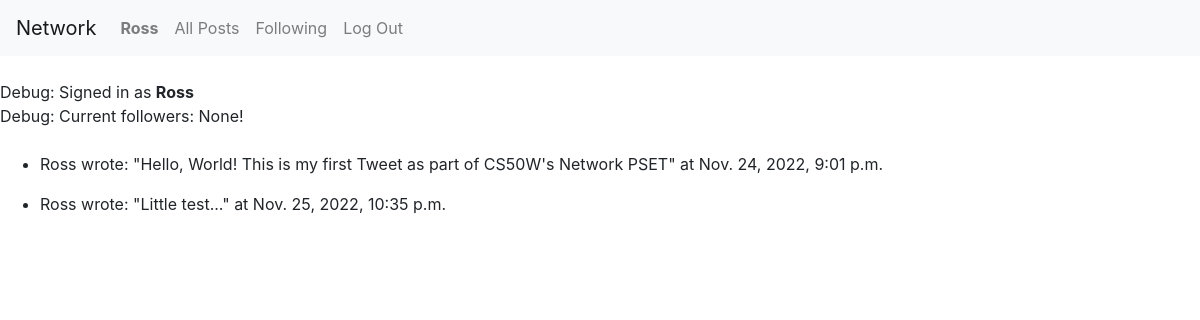
The page /profile (signed in) on the database as committed earlier.
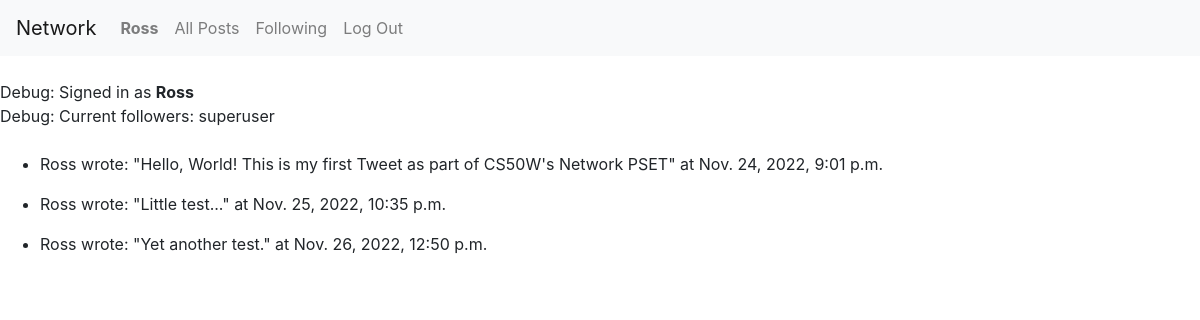
The same page on the database as committed later.
### network/models.py (models this page shows)
class Tweet(models.Model):
    author = models.ForeignKey(User, on_delete=models.CASCADE)
    tweetText = models.CharField(max_length=255)
    posted = models.DateTimeField(auto_now_add=True)

class User(AbstractUser):
    pass

class Follow(models.Model):
    user = models.ForeignKey(User, on_delete=models.CASCADE, related_name="+")
    following = models.ForeignKey(User, on_delete=models.CASCADE)

### network/views.py (the view)
# urls.py: path("profile", views.profile, name="profile"),
def profile(request):
    tweets = Tweet.objects.filter(author=request.user)
    print(tweets)
    followers = Follow.objects.filter(user=request.user)
    print(followers)
    return render(request, "network/profile.html", {
        "tweets": tweets,
        "followers": followers
    })

### network/templates/network/profile.html
{% extends "network/layout.html" %}
{% block body %}
<br>
Debug: Signed in as <strong>{{ user.username }}</strong>
<br>
Debug: Current followers:
{% for follower in followers %}
{{follower.following}}
{% empty %}
None!
{% endfor %}
<br>
<br>
{% for tweet in tweets %}
<ul>
     <li>{{tweet.author}} wrote: "{{tweet.tweetText}}" at {{tweet.posted}} </li>
</ul>
{% endfor %}
{% endblock %}

Rows that differ between the two databases and show on the page:
added Follow: following "superuser"
added Tweet: author "Ross", tweetText "Yet another test.", posted "Nov. 26, 2022, 12:50 p.m."
Other text that changed with them:
text no longer shown: "None!"
